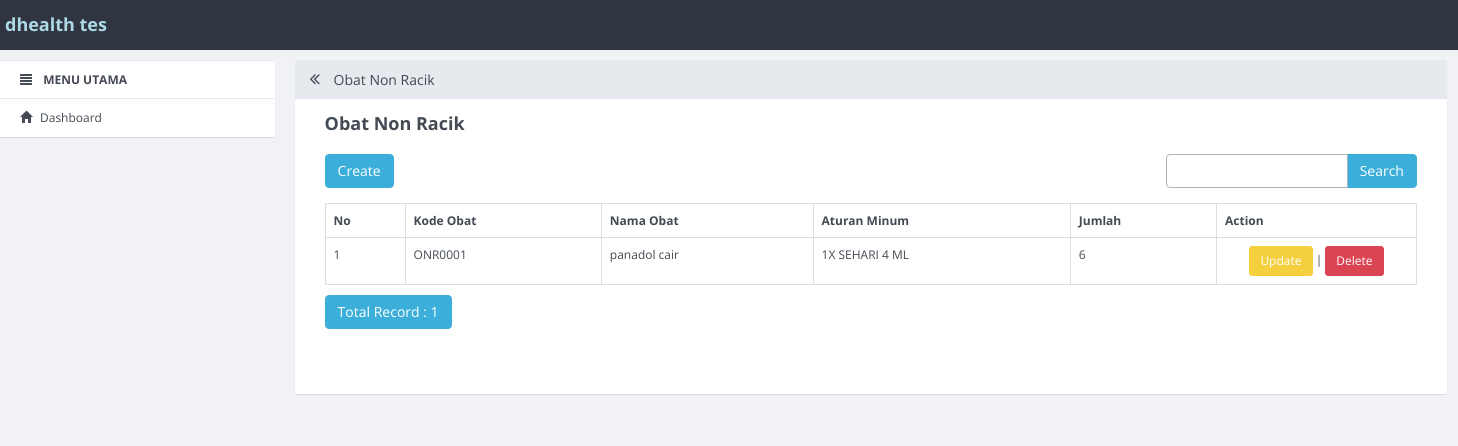
Page /index.php/obatnr on the committed database.
### tables this page shows
CREATE TABLE `obatnr` (
  `obatnr_id` int(11) NOT NULL,
  `obatalkes_kode` varchar(255) NOT NULL,
  `obatalkes_nama` varchar(255) NOT NULL,
  `signa_nama` varchar(255) NOT NULL,
  `stok` decimal(10,0) NOT NULL
);

### application/controllers/obatnr.php (called while the page is built, shortened)
<?php
class obatnr extends CI_Controller
{
    function __construct()
    {
        $this->load->model('obatnr_model');
        $this->load->library('form_validation');
    }
    public function index()
    {
        $q = urldecode($this->input->get('q', TRUE));
        $start = intval($this->input->get('start'));
        if ($q <> '') {
            $config['base_url'] = base_url() . 'obatnr/index.html?q=' . urlencode($q);
            $config['first_url'] = base_url() . 'obatnr/index.html?q=' . urlencode($q);
        } else {
            $config['base_url'] = base_url() . 'obatnr/index.html';
            $config['first_url'] = base_url() . 'obatnr/index.html';
        }
        $config['per_page'] = 10;
        $config['page_query_string'] = TRUE;
        $config['total_rows'] = $this->obatnr_model->total_rows($q);
        $obatnr = $this->obatnr_model->get_limit_data($config['per_page'], $start, $q);
        $this->load->library('pagination');
        $this->pagination->initialize($config);
        $data = array(
            'obatnr_data' => $obatnr,
            'q' => $q,
            'pagination' => $this->pagination->create_links(),
            'total_rows' => $config['total_rows'],
            'start' => $start,
            'konten' => 'obatnr/obatnr_list',
            'judul' => ' Obat Non Racik',
        );
        $this->load->view('v_index', $data);
    }
}

### index.php (called while the page is built, shortened)
<?php
require_once BASEPATH.'core/CodeIgniter.php';

### application/config/config.php (called while the page is built, shortened)
<?php
$config['base_url'] = "http://".$_SERVER['HTTP_HOST'];
$config['base_url'] .= preg_replace('@/+$@','',dirname($_SERVER['SCRIPT_NAME'])).'/';
$config['index_page'] = '';
$config['uri_protocol']	= 'REQUEST_URI';
$config['url_suffix'] = '.html';
$config['language']	= 'english';
$config['charset'] = 'UTF-8';
$config['enable_hooks'] = FALSE;
$config['subclass_prefix'] = 'MY_';
$config['composer_autoload'] = FALSE;
$config['permitted_uri_chars'] = 'a-z 0-9~%.:_\-';
$config['enable_query_strings'] = FALSE;
$config['controller_trigger'] = 'c';
$config['function_trigger'] = 'm';
$config['directory_trigger'] = 'd';
$config['allow_get_array'] = TRUE;
$config['log_threshold'] = 0;
$config['log_path'] = '';
$config['log_file_extension'] = '';
$config['log_file_permissions'] = 0644;
$config['log_date_format'] = 'Y-m-d H:i:s';
$config['error_views_path'] = '';
$config['cache_path'] = '';
$config['cache_query_string'] = FALSE;
$config['encryption_key'] = '';
$config['sess_driver'] = 'files';
$config['sess_cookie_name'] = 'ci_session';
$config['sess_expiration'] = 7200;
$config['sess_save_path'] = NULL;
$config['sess_match_ip'] = FALSE;
$config['sess_time_to_update'] = 300;
$config['sess_regenerate_destroy'] = FALSE;
$config['cookie_prefix']	= '';
$config['cookie_domain']	= '';
$config['cookie_path']		= '/';
$config['cookie_secure']	= FALSE;
$config['cookie_httponly'] 	= FALSE;
$config['standardize_newlines'] = FALSE;
$config['global_xss_filtering'] = FALSE;
$config['csrf_protection'] = FALSE;
$config['csrf_token_name'] = 'csrf_test_name';
$config['csrf_cookie_name'] = 'csrf_cookie_name';
$config['csrf_expire'] = 7200;
$config['csrf_regenerate'] = TRUE;
$config['csrf_exclude_uris'] = array();
$config['compress_output'] = FALSE;
$config['time_reference'] = 'local';
$config['rewrite_short_tags'] = FALSE;
$config['proxy_ips'] = '';

### application/models/obatnr_model.php (called while the page is built, shortened)
<?php
class obatnr_model extends CI_Model
{
    public $table = 'obatnr';
    public $id = 'obatnr_id';
    public $order = 'DESC';
    function total_rows($q = NULL) {
    $this->db->like('obatnr_id', $q);
    $this->db->or_like('obatalkes_kode', $q);
	$this->db->or_like('obatalkes_nama', $q);
    $this->db->or_like('signa_nama', $q);
    $this->db->or_like('stok', $q);
	$this->db->from($this->table);
        return $this->db->count_all_results();
    }
    function get_limit_data($limit, $start = 0, $q = NULL) {
        $this->db->order_by($this->id, $this->order);
    $this->db->like('obatnr_id', $q);
    $this->db->or_like('obatalkes_kode', $q);
    $this->db->or_like('obatalkes_nama', $q);
    $this->db->or_like('signa_nama', $q);
    $this->db->or_like('stok', $q);
	$this->db->limit($limit, $start);
        return $this->db->get($this->table)->result();
    }
}

### application/views/obatnr/obatnr_list.php (the view, shortened to what this page needs)
<div class="row" style="margin-bottom: 10px">
            <div class="col-md-4">
                <?php echo anchor(site_url('obatnr/create'),'Create', 'class="btn btn-primary"'); ?>
            </div>
            <div class="col-md-4 text-center">
            </div>
            <div class="col-md-1 text-right">
            </div>
            <div class="col-md-3 text-right">
                <form action="<?php echo site_url('obatnr/index'); ?>" class="form-inline" method="get">
                    <div class="input-group">
                        <input type="text" class="form-control" name="q" value="<?php echo $q; ?>">
                        <span class="input-group-btn">
                          <button class="btn btn-primary" type="submit">Search</button>
                        </span>
                    </div>
                </form>
            </div>
        </div>
        <table class="table table-bordered" style="margin-bottom: 10px">
            <tr>
        <th>No</th>
        <th>Kode Obat</th>
        <th>Nama Obat</th>
        <th>Aturan Minum</th>
        <th>Jumlah</th>
        <th>Action</th>
            </tr><?php
            foreach ($obatnr_data as $obatnr)
            {
                ?>
                <tr>
            <td width="80px"><?php echo ++$start ?></td>
            <td><?php echo $obatnr->obatalkes_kode?></td>
            <td><?php echo $obatnr->obatalkes_nama?></td>
            <td><?php echo $obatnr->signa_nama?></td>
            <td><?php echo $obatnr->stok?></td>
            <td style="text-align:center" width="200px">
                <?php
                echo anchor(site_url('obatnr/update/'.$obatnr->obatnr_id),'Update',array('class' => 'btn btn-warning btn-sm'));
                echo ' | ';
                echo anchor(site_url('obatnr/delete/'.$obatnr->obatnr_id),'Delete',array('class'=> 'btn btn-danger btn-sm'),' onclick="javasciprt: return confirm"(\'Are You Sure ?\')"');
                ?>
            </td>
        </tr>
                <?php
            }
            ?>
        </table>
        <div class="row">
            <div class="col-md-6">
                <a href="#" class="btn btn-primary">Total Record : <?php echo $total_rows ?></a>
        </div>
            <div class="col-md-6 text-right">
            </div>
        </div>

### rows in the picture
obatnr: obatalkes_kode "ONR0001", obatalkes_nama "panadol cair", signa_nama "1X SEHARI 4 ML", stok "6", obatnr_id "Update", obatnr_id "Delete"

### other values in the picture
$judul "Obat Non Racik"
anchor(site_url('obatnr/create'),'Create', 'class="btn btn-primary"') "Create"
$total_rows "1"
